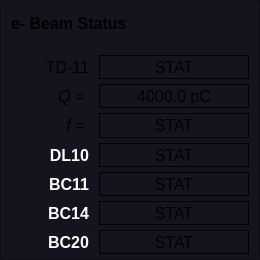
     <widget class="QFrame" name="frame_ff_size_2">
      <property name="geometry">
       <rect>
        <x>15</x>
        <y>10</y>
        <width>260</width>
        <height>260</height>
       </rect>
      </property>
      <property name="font">
       <font>
        <italic>true</italic>
       </font>
      </property>
      <property name="styleSheet">
       <string notr="true">background-color: rgb(20,20,30);</string>
      </property>
      <property name="frameShape">
       <enum>QFrame::StyledPanel</enum>
      </property>
      <property name="frameShadow">
       <enum>QFrame::Raised</enum>
      </property>
      <layout class="QGridLayout" name="gridLayout_10">
       <property name="leftMargin">
        <number>10</number>
       </property>
       <property name="topMargin">
        <number>10</number>
       </property>
       <property name="rightMargin">
        <number>10</number>
       </property>
       <property name="bottomMargin">
        <number>5</number>
       </property>
       <property name="horizontalSpacing">
        <number>10</number>
       </property>
       <property name="verticalSpacing">
        <number>5</number>
       </property>
       <item row="12" column="0">
        <widget class="QLabel" name="label_105">
         <property name="font">
          <font>
           <pointsize>12</pointsize>
           <weight>75</weight>
           <bold>true</bold>
          </font>
         </property>
         <property name="styleSheet">
          <string notr="true">background-color: rgba(255, 255, 255, 0);
color: rgb(255,255,255);</string>
         </property>
         <property name="text">
          <string>BC20</string>
         </property>
         <property name="alignment">
          <set>Qt::AlignRight|Qt::AlignTrailing|Qt::AlignVCenter</set>
         </property>
        </widget>
       </item>
       <item row="3" column="0" colspan="2">
        <widget class="QLabel" name="label_113">
         <property name="font">
          <font>
           <pointsize>12</pointsize>
           <weight>75</weight>
           <italic>false</italic>
           <bold>true</bold>
          </font>
         </property>
         <property name="text">
          <string>e- Beam Status</string>
         </property>
         <property name="alignment">
          <set>Qt::AlignLeading|Qt::AlignLeft|Qt::AlignVCenter</set>
         </property>
        </widget>
       </item>
       <item row="9" column="0">
        <widget class="QLabel" name="label_101">
         <property name="font">
          <font>
           <pointsize>12</pointsize>
           <weight>75</weight>
           <bold>true</bold>
          </font>
         </property>
         <property name="styleSheet">
          <string notr="true">background-color: rgba(255, 255, 255, 0);
color: rgb(255,255,255);</string>
         </property>
         <property name="text">
          <string>DL10</string>
         </property>
         <property name="alignment">
          <set>Qt::AlignRight|Qt::AlignTrailing|Qt::AlignVCenter</set>
         </property>
        </widget>
       </item>
       <item row="7" column="1">
        <widget class="PyDMLabel" name="pwr_gun_19">
         <property name="minimumSize">
          <size>
           <width>150</width>
           <height>0</height>
          </size>
         </property>
         <property name="maximumSize">
          <size>
           <width>150</width>
           <height>16777215</height>
          </size>
         </property>
         <property name="font">
          <font>
           <pointsize>12</pointsize>
          </font>
         </property>
         <property name="toolTip">
          <string/>
         </property>
         <property name="styleSheet">
          <string notr="true">PyDMLabel {
  border-radius: 2px;
}
PyDMLabel[alarmSensitiveBorder=&quot;true&quot;][alarmSeverity=&quot;0&quot;] {
  background-color: rgb(0,0,10);
  color: rgb(144,194,255);
}

PyDMLabel[alarmSensitiveBorder=&quot;true&quot;][alarmSeverity=&quot;1&quot;] {
  background-color: rgb(0,0,10);
  color: rgb(255,255,0);
}

PyDMLabel[alarmSensitiveBorder=&quot;true&quot;][alarmSeverity=&quot;2&quot;] {
  background-color: rgb(255,0,0);
  color: rgb(255,255,255);
}

PyDMLabel[alarmSensitiveBorder=&quot;true&quot;][alarmSeverity=&quot;3&quot;] {
  background-color: rgb(192,0,255);
  color: rgb(255,255,0);
}

PyDMLabel[alarmSensitiveBorder=&quot;true&quot;][alarmSeverity=&quot;4&quot;] {
  color: rgb(218,218,218);
  background-color: rgb(25,25,25);
}</string>
         </property>
         <property name="frameShape">
          <enum>QFrame::Box</enum>
         </property>
         <property name="frameShadow">
          <enum>QFrame::Plain</enum>
         </property>
         <property name="text">
          <string>4000.0 pC</string>
         </property>
         <property name="alignment">
          <set>Qt::AlignCenter</set>
         </property>
         <property name="showUnits" stdset="0">
          <bool>true</bool>
         </property>
         <property name="precisionFromPV" stdset="0">
          <bool>false</bool>
         </property>
         <property name="alarmSensitiveBorder" stdset="0">
          <bool>true</bool>
         </property>
         <property name="PyDMToolTip" stdset="0">
          <string/>
         </property>
         <property name="channel" stdset="0">
          <string>SIOC:SYS1:ML03:AO518</string>
         </property>
         <property name="enableRichText" stdset="0">
          <bool>false</bool>
         </property>
        </widget>
       </item>
       <item row="12" column="1">
        <widget class="PyDMLabel" name="pwr_gun_48">
         <property name="font">
          <font>
           <pointsize>12</pointsize>
          </font>
         </property>
         <property name="toolTip">
          <string/>
         </property>
         <property name="styleSheet">
          <string notr="true">PyDMLabel {
  border-radius: 2px;
}
PyDMLabel[alarmSensitiveBorder=&quot;true&quot;][alarmSeverity=&quot;0&quot;] {
  background-color: rgb(0,0,10);
  color: rgb(0,255,0);
  border-color: rgb(0,180,0);
  border-width: 2px;
  border-style: solid;
}

PyDMLabel[alarmSensitiveBorder=&quot;true&quot;][alarmSeverity=&quot;1&quot;] {
  background-color: rgb(0,0,10);
  color: rgb(255,255,0);
}

PyDMLabel[alarmSensitiveBorder=&quot;true&quot;][alarmSeverity=&quot;2&quot;] {
  background-color: rgb(255,0,0);
  color: rgb(255,255,255);
}

PyDMLabel[alarmSensitiveBorder=&quot;true&quot;][alarmSeverity=&quot;3&quot;] {
  background-color: rgb(192,0,255);
  color: rgb(255,255,0);
}

PyDMLabel[alarmSensitiveBorder=&quot;true&quot;][alarmSeverity=&quot;4&quot;] {
  color: rgb(218,218,218);
  background-color: rgb(25,25,25);
}</string>
         </property>
         <property name="frameShape">
          <enum>QFrame::Box</enum>
         </property>
         <property name="frameShadow">
          <enum>QFrame::Plain</enum>
         </property>
         <property name="text">
          <string>STAT</string>
         </property>
         <property name="alignment">
          <set>Qt::AlignCenter</set>
         </property>
         <property name="precision" stdset="0">
          <number>1</number>
         </property>
         <property name="showUnits" stdset="0">
          <bool>true</bool>
         </property>
         <property name="precisionFromPV" stdset="0">
          <bool>false</bool>
         </property>
         <property name="alarmSensitiveContent" stdset="0">
          <bool>false</bool>
         </property>
         <property name="alarmSensitiveBorder" stdset="0">
          <bool>true</bool>
         </property>
         <property name="PyDMToolTip" stdset="0">
          <string/>
         </property>
         <property name="channel" stdset="0">
          <string>SIOC:SYS1:ML03:CALC983</string>
         </property>
         <property name="enableRichText" stdset="0">
          <bool>false</bool>
         </property>
        </widget>
       </item>
       <item row="6" column="1">
        <widget class="PyDMLabel" name="pwr_gun_36">
         <property name="minimumSize">
          <size>
           <width>110</width>
           <height>0</height>
          </size>
         </property>
         <property name="maximumSize">
          <size>
           <width>150</width>
           <height>40</height>
          </size>
         </property>
         <property name="font">
          <font>
           <pointsize>12</pointsize>
           <weight>50</weight>
           <bold>false</bold>
          </font>
         </property>
         <property name="toolTip">
          <string/>
         </property>
         <property name="styleSheet">
          <string notr="true">PyDMLabel {
  border-radius: 2px;
}
PyDMLabel[alarmSensitiveBorder=&quot;true&quot;][alarmSeverity=&quot;0&quot;] {
  background-color: rgb(0,0,10);
  color: rgb(0,255,0);
  border-color: rgb(0,180,0);
  border-width: 2px;
  border-style: solid;
}

PyDMLabel[alarmSensitiveBorder=&quot;true&quot;][alarmSeverity=&quot;1&quot;] {
  background-color: rgb(0,0,10);
  color: rgb(255,255,0);
}

PyDMLabel[alarmSensitiveBorder=&quot;true&quot;][alarmSeverity=&quot;2&quot;] {
  background-color: rgb(255,0,0);
  color: rgb(255,255,255);
}

PyDMLabel[alarmSensitiveBorder=&quot;true&quot;][alarmSeverity=&quot;3&quot;] {
  background-color: rgb(192,0,255);
  color: rgb(255,255,0);
}

PyDMLabel[alarmSensitiveBorder=&quot;true&quot;][alarmSeverity=&quot;4&quot;] {
  color: rgb(218,218,218);
  background-color: rgb(25,25,25);
}</string>
         </property>
         <property name="frameShape">
          <enum>QFrame::Box</enum>
         </property>
         <property name="frameShadow">
          <enum>QFrame::Plain</enum>
         </property>
         <property name="text">
          <string>STAT</string>
         </property>
         <property name="alignment">
          <set>Qt::AlignCenter</set>
         </property>
         <property name="precision" stdset="0">
          <number>1</number>
         </property>
         <property name="showUnits" stdset="0">
          <bool>true</bool>
         </property>
         <property name="precisionFromPV" stdset="0">
          <bool>false</bool>
         </property>
         <property name="alarmSensitiveContent" stdset="0">
          <bool>false</bool>
         </property>
         <property name="alarmSensitiveBorder" stdset="0">
          <bool>true</bool>
         </property>
         <property name="PyDMToolTip" stdset="0">
          <string/>
         </property>
         <property name="channel" stdset="0">
          <string>DUMP:LI11:390:TGT_STS</string>
         </property>
         <property name="enableRichText" stdset="0">
          <bool>false</bool>
         </property>
        </widget>
       </item>
       <item row="6" column="0">
        <widget class="QLabel" name="label_78">
         <property name="font">
          <font>
           <pointsize>12</pointsize>
           <weight>50</weight>
           <bold>false</bold>
          </font>
         </property>
         <property name="text">
          <string>TD-11</string>
         </property>
         <property name="alignment">
          <set>Qt::AlignRight|Qt::AlignTrailing|Qt::AlignVCenter</set>
         </property>
        </widget>
       </item>
       <item row="9" column="1">
        <widget class="PyDMLabel" name="pwr_gun_44">
         <property name="font">
          <font>
           <pointsize>12</pointsize>
          </font>
         </property>
         <property name="toolTip">
          <string/>
         </property>
         <property name="styleSheet">
          <string notr="true">PyDMLabel {
  border-radius: 2px;
}
PyDMLabel[alarmSensitiveBorder=&quot;true&quot;][alarmSeverity=&quot;0&quot;] {
  background-color: rgb(0,0,10);
  color: rgb(0,255,0);
  border-color: rgb(0,180,0);
  border-width: 2px;
  border-style: solid;
}

PyDMLabel[alarmSensitiveBorder=&quot;true&quot;][alarmSeverity=&quot;1&quot;] {
  background-color: rgb(0,0,10);
  color: rgb(255,255,0);
}

PyDMLabel[alarmSensitiveBorder=&quot;true&quot;][alarmSeverity=&quot;2&quot;] {
  background-color: rgb(255,0,0);
  color: rgb(255,255,255);
}

PyDMLabel[alarmSensitiveBorder=&quot;true&quot;][alarmSeverity=&quot;3&quot;] {
  background-color: rgb(192,0,255);
  color: rgb(255,255,0);
}

PyDMLabel[alarmSensitiveBorder=&quot;true&quot;][alarmSeverity=&quot;4&quot;] {
  color: rgb(218,218,218);
  background-color: rgb(25,25,25);
}</string>
         </property>
         <property name="frameShape">
          <enum>QFrame::Box</enum>
         </property>
         <property name="frameShadow">
          <enum>QFrame::Plain</enum>
         </property>
         <property name="text">
          <string>STAT</string>
         </property>
         <property name="alignment">
          <set>Qt::AlignCenter</set>
         </property>
         <property name="precision" stdset="0">
          <number>1</number>
         </property>
         <property name="showUnits" stdset="0">
          <bool>true</bool>
         </property>
         <property name="precisionFromPV" stdset="0">
          <bool>false</bool>
         </property>
         <property name="alarmSensitiveContent" stdset="0">
          <bool>false</bool>
         </property>
         <property name="alarmSensitiveBorder" stdset="0">
          <bool>true</bool>
         </property>
         <property name="PyDMToolTip" stdset="0">
          <string/>
         </property>
         <property name="channel" stdset="0">
          <string>SIOC:SYS1:ML03:CALC980</string>
         </property>
         <property name="enableRichText" stdset="0">
          <bool>false</bool>
         </property>
        </widget>
       </item>
       <item row="10" column="1">
        <widget class="PyDMLabel" name="pwr_gun_43">
         <property name="font">
          <font>
           <pointsize>12</pointsize>
          </font>
         </property>
         <property name="toolTip">
          <string/>
         </property>
         <property name="styleSheet">
          <string notr="true">PyDMLabel {
  border-radius: 2px;
}
PyDMLabel[alarmSensitiveBorder=&quot;true&quot;][alarmSeverity=&quot;0&quot;] {
  background-color: rgb(0,0,10);
  color: rgb(0,255,0);
  border-color: rgb(0,180,0);
  border-width: 2px;
  border-style: solid;
}

PyDMLabel[alarmSensitiveBorder=&quot;true&quot;][alarmSeverity=&quot;1&quot;] {
  background-color: rgb(0,0,10);
  color: rgb(255,255,0);
}

PyDMLabel[alarmSensitiveBorder=&quot;true&quot;][alarmSeverity=&quot;2&quot;] {
  background-color: rgb(255,0,0);
  color: rgb(255,255,255);
}

PyDMLabel[alarmSensitiveBorder=&quot;true&quot;][alarmSeverity=&quot;3&quot;] {
  background-color: rgb(192,0,255);
  color: rgb(255,255,0);
}

PyDMLabel[alarmSensitiveBorder=&quot;true&quot;][alarmSeverity=&quot;4&quot;] {
  color: rgb(218,218,218);
  background-color: rgb(25,25,25);
}</string>
         </property>
         <property name="frameShape">
          <enum>QFrame::Box</enum>
         </property>
         <property name="frameShadow">
          <enum>QFrame::Plain</enum>
         </property>
         <property name="text">
          <string>STAT</string>
         </property>
         <property name="alignment">
          <set>Qt::AlignCenter</set>
         </property>
         <property name="precision" stdset="0">
          <number>1</number>
         </property>
         <property name="showUnits" stdset="0">
          <bool>true</bool>
         </property>
         <property name="precisionFromPV" stdset="0">
          <bool>false</bool>
         </property>
         <property name="alarmSensitiveContent" stdset="0">
          <bool>false</bool>
         </property>
         <property name="alarmSensitiveBorder" stdset="0">
          <bool>true</bool>
         </property>
         <property name="PyDMToolTip" stdset="0">
          <string/>
         </property>
         <property name="channel" stdset="0">
          <string>SIOC:SYS1:ML03:CALC981</string>
         </property>
         <property name="enableRichText" stdset="0">
          <bool>false</bool>
         </property>
        </widget>
       </item>
       <item row="8" column="0">
        <widget class="QLabel" name="label_86">
         <property name="font">
          <font>
           <pointsize>12</pointsize>
           <weight>50</weight>
           <italic>true</italic>
           <bold>false</bold>
          </font>
         </property>
         <property name="text">
          <string>f = </string>
         </property>
         <property name="alignment">
          <set>Qt::AlignRight|Qt::AlignTrailing|Qt::AlignVCenter</set>
         </property>
        </widget>
       </item>
       <item row="7" column="0">
        <widget class="QLabel" name="label_122">
         <property name="maximumSize">
          <size>
           <width>16777215</width>
           <height>30</height>
          </size>
         </property>
         <property name="font">
          <font>
           <pointsize>12</pointsize>
           <weight>50</weight>
           <italic>true</italic>
           <bold>false</bold>
          </font>
         </property>
         <property name="text">
          <string>Q = </string>
         </property>
         <property name="alignment">
          <set>Qt::AlignRight|Qt::AlignTrailing|Qt::AlignVCenter</set>
         </property>
        </widget>
       </item>
       <item row="4" column="0" colspan="2">
        <widget class="PyDMDrawingLine" name="PyDMDrawingLine_38">
         <property name="minimumSize">
          <size>
           <width>0</width>
           <height>10</height>
          </size>
         </property>
         <property name="maximumSize">
          <size>
           <width>16777215</width>
           <height>10</height>
          </size>
         </property>
         <property name="font">
          <font>
           <pointsize>12</pointsize>
          </font>
         </property>
         <property name="toolTip">
          <string/>
         </property>
         <property name="brush" stdset="0">
          <brush brushstyle="SolidPattern">
           <color alpha="255">
            <red>200</red>
            <green>200</green>
            <blue>200</blue>
           </color>
          </brush>
         </property>
         <property name="penColor" stdset="0">
          <color>
           <red>80</red>
           <green>80</green>
           <blue>80</blue>
          </color>
         </property>
         <property name="penWidth" stdset="0">
          <double>1.000000000000000</double>
         </property>
        </widget>
       </item>
       <item row="11" column="0">
        <widget class="QLabel" name="label_104">
         <property name="font">
          <font>
           <pointsize>12</pointsize>
           <weight>75</weight>
           <bold>true</bold>
          </font>
         </property>
         <property name="styleSheet">
          <string notr="true">background-color: rgba(255, 255, 255, 0);
color: rgb(255,255,255);</string>
         </property>
         <property name="text">
          <string>BC14</string>
         </property>
         <property name="alignment">
          <set>Qt::AlignRight|Qt::AlignTrailing|Qt::AlignVCenter</set>
         </property>
        </widget>
       </item>
       <item row="11" column="1">
        <widget class="PyDMLabel" name="pwr_gun_50">
         <property name="font">
          <font>
           <pointsize>12</pointsize>
          </font>
         </property>
         <property name="toolTip">
          <string/>
         </property>
         <property name="styleSheet">
          <string notr="true">PyDMLabel {
  border-radius: 2px;
}
PyDMLabel[alarmSensitiveBorder=&quot;true&quot;][alarmSeverity=&quot;0&quot;] {
  background-color: rgb(0,0,10);
  color: rgb(0,255,0);
  border-color: rgb(0,180,0);
  border-width: 2px;
  border-style: solid;
}

PyDMLabel[alarmSensitiveBorder=&quot;true&quot;][alarmSeverity=&quot;1&quot;] {
  background-color: rgb(0,0,10);
  color: rgb(255,255,0);
}

PyDMLabel[alarmSensitiveBorder=&quot;true&quot;][alarmSeverity=&quot;2&quot;] {
  background-color: rgb(255,0,0);
  color: rgb(255,255,255);
}

PyDMLabel[alarmSensitiveBorder=&quot;true&quot;][alarmSeverity=&quot;3&quot;] {
  background-color: rgb(192,0,255);
  color: rgb(255,255,0);
}

PyDMLabel[alarmSensitiveBorder=&quot;true&quot;][alarmSeverity=&quot;4&quot;] {
  color: rgb(218,218,218);
  background-color: rgb(25,25,25);
}</string>
         </property>
         <property name="frameShape">
          <enum>QFrame::Box</enum>
         </property>
         <property name="frameShadow">
          <enum>QFrame::Plain</enum>
         </property>
         <property name="text">
          <string>STAT</string>
         </property>
         <property name="alignment">
          <set>Qt::AlignCenter</set>
         </property>
         <property name="precision" stdset="0">
          <number>1</number>
         </property>
         <property name="showUnits" stdset="0">
          <bool>true</bool>
         </property>
         <property name="precisionFromPV" stdset="0">
          <bool>false</bool>
         </property>
         <property name="alarmSensitiveContent" stdset="0">
          <bool>false</bool>
         </property>
         <property name="alarmSensitiveBorder" stdset="0">
          <bool>true</bool>
         </property>
         <property name="PyDMToolTip" stdset="0">
          <string/>
         </property>
         <property name="channel" stdset="0">
          <string>SIOC:SYS1:ML03:CALC982</string>
         </property>
         <property name="enableRichText" stdset="0">
          <bool>false</bool>
         </property>
        </widget>
       </item>
       <item row="8" column="1">
        <widget class="PyDMLabel" name="pwr_gun_51">
         <property name="maximumSize">
          <size>
           <width>150</width>
           <height>40</height>
          </size>
         </property>
         <property name="font">
          <font>
           <pointsize>12</pointsize>
          </font>
         </property>
         <property name="toolTip">
          <string/>
         </property>
         <property name="styleSheet">
          <string notr="true">PyDMLabel {
  border-radius: 2px;
}
PyDMLabel[alarmSensitiveBorder=&quot;true&quot;][alarmSeverity=&quot;0&quot;] {
  background-color: rgb(0,0,10);
  color: rgb(144,194,255);
}

PyDMLabel[alarmSensitiveBorder=&quot;true&quot;][alarmSeverity=&quot;1&quot;] {
  background-color: rgb(0,0,10);
  color: rgb(255,255,0);
}

PyDMLabel[alarmSensitiveBorder=&quot;true&quot;][alarmSeverity=&quot;2&quot;] {
  background-color: rgb(255,0,0);
  color: rgb(255,255,255);
}

PyDMLabel[alarmSensitiveBorder=&quot;true&quot;][alarmSeverity=&quot;3&quot;] {
  background-color: rgb(192,0,255);
  color: rgb(255,255,0);
}

PyDMLabel[alarmSensitiveBorder=&quot;true&quot;][alarmSeverity=&quot;4&quot;] {
  color: rgb(218,218,218);
  background-color: rgb(25,25,25);
}</string>
         </property>
         <property name="frameShape">
          <enum>QFrame::Box</enum>
         </property>
         <property name="frameShadow">
          <enum>QFrame::Plain</enum>
         </property>
         <property name="text">
          <string>STAT</string>
         </property>
         <property name="alignment">
          <set>Qt::AlignCenter</set>
         </property>
         <property name="precision" stdset="0">
          <number>1</number>
         </property>
         <property name="showUnits" stdset="0">
          <bool>true</bool>
         </property>
         <property name="precisionFromPV" stdset="0">
          <bool>false</bool>
         </property>
         <property name="alarmSensitiveContent" stdset="0">
          <bool>false</bool>
         </property>
         <property name="alarmSensitiveBorder" stdset="0">
          <bool>true</bool>
         </property>
         <property name="PyDMToolTip" stdset="0">
          <string/>
         </property>
         <property name="channel" stdset="0">
          <string>EVNT:SYS1:1:BEAMRATE</string>
         </property>
         <property name="enableRichText" stdset="0">
          <bool>false</bool>
         </property>
        </widget>
       </item>
       <item row="10" column="0">
        <widget class="QLabel" name="label_103">
         <property name="font">
          <font>
           <pointsize>12</pointsize>
           <weight>75</weight>
           <bold>true</bold>
          </font>
         </property>
         <property name="styleSheet">
          <string notr="true">background-color: rgba(255, 255, 255, 0);
color: rgb(255,255,255);</string>
         </property>
         <property name="text">
          <string>BC11</string>
         </property>
         <property name="alignment">
          <set>Qt::AlignRight|Qt::AlignTrailing|Qt::AlignVCenter</set>
         </property>
        </widget>
       </item>
      </layout>
     </widget>
